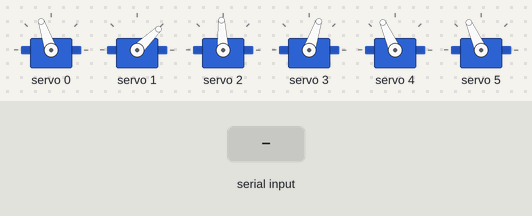
A sketch run on a simulated Arduino Uno, built with avr-gcc and run on an emulated ATmega328P. Parts: 6 × servo. The inputs (shaded band) are chosen by the test bench.

Above: at 1.2 s.
1.3 s: "90,45,200\n" received over Serial
At 2.4 s:
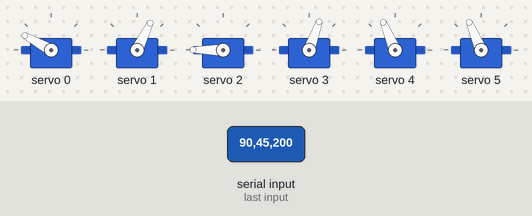
2.8 s: "30,150,10\n" received over Serial
At 3.5 s:
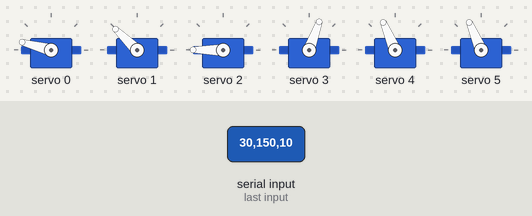
4.3 s: "90,45\n" received over Serial
At 4.6 s:
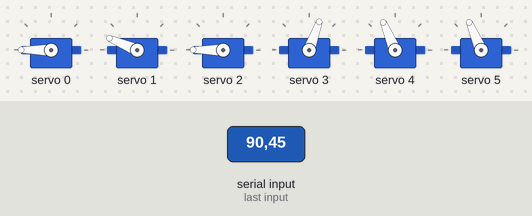
5.8 s: "30,150\n" received over Serial
At 7.0 s:
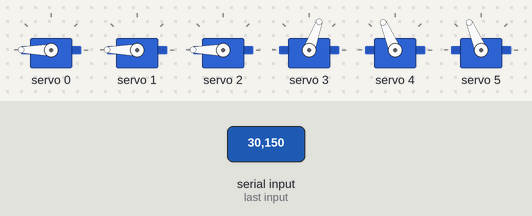
Timing chart, 0 to 8.3 s (numbered marks = the images above; inputs shaded):
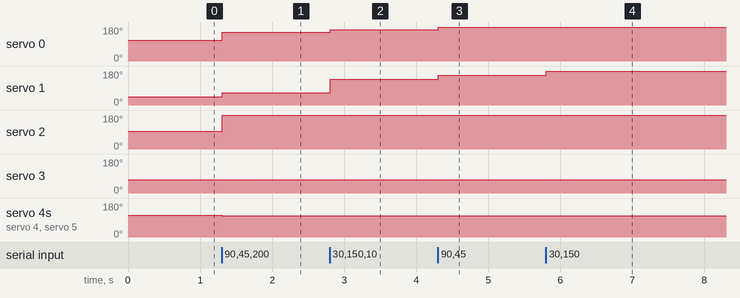

The sketch:

0923robot.ino
```cpp
#include <Wire.h>
#include <Adafruit_PWMServoDriver.h>

int motor_vals[7] = { 0 };
int curr_degree[6] = {105, 45, 90, 70, 110, 110};
int curr_pulse[6] = {0, 0, 0, 0, 0, 0};

// ----- 서보 관련 상수 정의 -----
#define SERVOMIN 102
#define SERVOMAX 512
#define DEGREE_MIN 0
#define DEGREE_MAX 180

// ----- PCA9685 객체 정의 (외부에서 extern으로 참조됨) -----
Adafruit_PWMServoDriver pca9685 = Adafruit_PWMServoDriver(0x40);


void firstSet() {
    for (int i = 0 ; i < 6; i++) {
        setServoAngle(i);
    }

    for (int i = 0; i < 6; i++) {
        curr_pulse[i] = setPulse(curr_degree[i]);
    }
}

void checklimit() {
    curr_degree[0] = constrain(curr_degree[0], 0, 180);
    curr_degree[1] = constrain(curr_degree[1], 0, 90);
    curr_degree[2] = constrain(curr_degree[2], 30, 150);
    curr_degree[3] = constrain(curr_degree[3], 0, 120);
    curr_degree[4] = constrain(curr_degree[4], 30, 150);
    curr_degree[5] = constrain(curr_degree[5], 20, 160);
}

void setServoAngle(int pinNum) {
    int pulse = setPulse(curr_degree[pinNum]);
    pca9685.setPWM(pinNum, 0, pulse);
}

int setPulse(int degree) {
    int pulse = map(degree, DEGREE_MIN, DEGREE_MAX, SERVOMIN, SERVOMAX);
    return pulse;
}

int setDegree(int pulse) {
    int degree = map(pulse, SERVOMIN, SERVOMAX, DEGREE_MIN, DEGREE_MAX);
    return degree;
}

void moving() { // 해당 방향으로 1도 움직임

    for (int i = 0; i < 6; i++) {
        curr_pulse[i] += motor_vals[i];
        checklimit();
        curr_degree[i] = setDegree(curr_pulse[i]);
        setServoAngle(i);
    }
    delay(motor_vals[6]);
}

// 시리얼 입력 기반 동작 테스트 함수
void moveArm() {
    if (Serial.available()) {
        String input = Serial.readStringUntil('\n');
        input.trim();

        uint8_t idx = 0;
        char* token = strtok((char*)input.c_str(), ",");

        while (token && idx < 7) {
            motor_vals[idx++] = atoi(token);
            token = strtok(NULL, ",");
        }

        moving();
    }
}

void test() {
    for (int i = 0; i < 300; i++) {
        curr_pulse[0]++;
        pca9685.setPWM(0, 0, curr_pulse[0]);
        curr_degree[0] = setDegree(curr_pulse[0]);
        Serial.println(curr_degree[0]);
        delay(20);
    }

    for (int i = 0; i < 300; i++) {
        curr_pulse[0]--;
        pca9685.setPWM(0, 0, curr_pulse[0]);
        curr_degree[0] = setDegree(curr_pulse[0]);
        Serial.println(curr_degree[0]);
        delay(20);
    }
}


void setup() {
    Serial.begin(115200);

    pca9685.begin();
    pca9685.setPWMFreq(50);

    firstSet();
    delay(50);
}

void loop() {
   moveArm();
}
```

Measured:
- after the input at 1.3 s, servo 0: 109° → 151° at once; servo 1: 44° → 64° at once; servo 2: 93° → 180° at once; servo 3: 71° → 70° at once; servo 4, servo 5: 114° → 113° at once
- after the input at 2.8 s, servo 0: 151° → 165° at once; servo 1: 64° → 136° at once
- after the input at 4.3 s, servo 0: 165° → 180° at once; servo 1: 136° → 157° at once
- after the input at 5.8 s, servo 1: 157° → 180° at once
